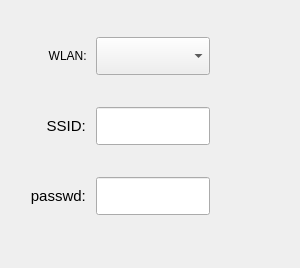
            <widget class="QWidget" name="page_5">
             <layout class="QGridLayout" name="gridLayout_6">
              <property name="leftMargin">
               <number>0</number>
              </property>
              <property name="topMargin">
               <number>0</number>
              </property>
              <property name="rightMargin">
               <number>0</number>
              </property>
              <property name="bottomMargin">
               <number>0</number>
              </property>
              <property name="spacing">
               <number>0</number>
              </property>
              <item row="0" column="0">
               <layout class="QVBoxLayout" name="verticalLayout_6" stretch="2,3,1,3,1,3,3">
                <property name="spacing">
                 <number>6</number>
                </property>
                <item>
                 <spacer name="verticalSpacer_3">
                  <property name="orientation">
                   <enum>Qt::Vertical</enum>
                  </property>
                  <property name="sizeHint" stdset="0">
                   <size>
                    <width>20</width>
                    <height>40</height>
                   </size>
                  </property>
                 </spacer>
                </item>
                <item>
                 <widget class="QWidget" name="widget_8" native="true">
                  <layout class="QHBoxLayout" name="horizontalLayout_13" stretch="1,3,5,4">
                   <property name="leftMargin">
                    <number>0</number>
                   </property>
                   <property name="topMargin">
                    <number>5</number>
                   </property>
                   <property name="rightMargin">
                    <number>0</number>
                   </property>
                   <property name="bottomMargin">
                    <number>5</number>
                   </property>
                   <item>
                    <spacer name="horizontalSpacer_23">
                     <property name="orientation">
                      <enum>Qt::Horizontal</enum>
                     </property>
                     <property name="sizeHint" stdset="0">
                      <size>
                       <width>34</width>
                       <height>20</height>
                      </size>
                     </property>
                    </spacer>
                   </item>
                   <item>
                    <widget class="QLabel" name="label_10">
                     <property name="text">
                      <string>WLAN: </string>
                     </property>
                     <property name="alignment">
                      <set>Qt::AlignRight|Qt::AlignTrailing|Qt::AlignVCenter</set>
                     </property>
                    </widget>
                   </item>
                   <item>
                    <widget class="QComboBox" name="comboBox">
                     <property name="sizePolicy">
                      <sizepolicy hsizetype="Minimum" vsizetype="Minimum">
                       <horstretch>0</horstretch>
                       <verstretch>0</verstretch>
                      </sizepolicy>
                     </property>
                     <property name="styleSheet">
                      <string notr="true"/>
                     </property>
                    </widget>
                   </item>
                   <item>
                    <spacer name="horizontalSpacer_24">
                     <property name="orientation">
                      <enum>Qt::Horizontal</enum>
                     </property>
                     <property name="sizeHint" stdset="0">
                      <size>
                       <width>146</width>
                       <height>20</height>
                      </size>
                     </property>
                    </spacer>
                   </item>
                  </layout>
                 </widget>
                </item>
                <item>
                 <spacer name="verticalSpacer_10">
                  <property name="orientation">
                   <enum>Qt::Vertical</enum>
                  </property>
                  <property name="sizeHint" stdset="0">
                   <size>
                    <width>20</width>
                    <height>40</height>
                   </size>
                  </property>
                 </spacer>
                </item>
                <item>
                 <widget class="QWidget" name="widget_7" native="true">
                  <layout class="QHBoxLayout" name="horizontalLayout_12" stretch="1,3,5,4">
                   <property name="leftMargin">
                    <number>0</number>
                   </property>
                   <property name="topMargin">
                    <number>5</number>
                   </property>
                   <property name="rightMargin">
                    <number>0</number>
                   </property>
                   <property name="bottomMargin">
                    <number>5</number>
                   </property>
                   <item>
                    <spacer name="horizontalSpacer_3">
                     <property name="orientation">
                      <enum>Qt::Horizontal</enum>
                     </property>
                     <property name="sizeHint" stdset="0">
                      <size>
                       <width>40</width>
                       <height>20</height>
                      </size>
                     </property>
                    </spacer>
                   </item>
                   <item>
                    <widget class="QLabel" name="HotspotName">
                     <property name="sizePolicy">
                      <sizepolicy hsizetype="Minimum" vsizetype="Minimum">
                       <horstretch>0</horstretch>
                       <verstretch>0</verstretch>
                      </sizepolicy>
                     </property>
                     <property name="minimumSize">
                      <size>
                       <width>0</width>
                       <height>0</height>
                      </size>
                     </property>
                     <property name="maximumSize">
                      <size>
                       <width>16777215</width>
                       <height>16777215</height>
                      </size>
                     </property>
                     <property name="font">
                      <font>
                       <pointsize>11</pointsize>
                      </font>
                     </property>
                     <property name="text">
                      <string>SSID: </string>
                     </property>
                     <property name="alignment">
                      <set>Qt::AlignRight|Qt::AlignTrailing|Qt::AlignVCenter</set>
                     </property>
                    </widget>
                   </item>
                   <item>
                    <widget class="QLineEdit" name="HtName">
                     <property name="sizePolicy">
                      <sizepolicy hsizetype="Minimum" vsizetype="Minimum">
                       <horstretch>0</horstretch>
                       <verstretch>0</verstretch>
                      </sizepolicy>
                     </property>
                     <property name="minimumSize">
                      <size>
                       <width>0</width>
                       <height>0</height>
                      </size>
                     </property>
                     <property name="maximumSize">
                      <size>
                       <width>16777215</width>
                       <height>16777215</height>
                      </size>
                     </property>
                     <property name="styleSheet">
                      <string notr="true"/>
                     </property>
                    </widget>
                   </item>
                   <item>
                    <spacer name="horizontalSpacer_4">
                     <property name="orientation">
                      <enum>Qt::Horizontal</enum>
                     </property>
                     <property name="sizeHint" stdset="0">
                      <size>
                       <width>40</width>
                       <height>20</height>
                      </size>
                     </property>
                    </spacer>
                   </item>
                  </layout>
                 </widget>
                </item>
                <item>
                 <spacer name="verticalSpacer">
                  <property name="orientation">
                   <enum>Qt::Vertical</enum>
                  </property>
                  <property name="sizeHint" stdset="0">
                   <size>
                    <width>20</width>
                    <height>40</height>
                   </size>
                  </property>
                 </spacer>
                </item>
                <item>
                 <widget class="QWidget" name="widget_6" native="true">
                  <property name="sizePolicy">
                   <sizepolicy hsizetype="Minimum" vsizetype="Minimum">
                    <horstretch>0</horstretch>
                    <verstretch>0</verstretch>
                   </sizepolicy>
                  </property>
                  <layout class="QHBoxLayout" name="horizontalLayout_11" stretch="1,3,5,4">
                   <property name="leftMargin">
                    <number>0</number>
                   </property>
                   <property name="topMargin">
                    <number>5</number>
                   </property>
                   <property name="rightMargin">
                    <number>0</number>
                   </property>
                   <property name="bottomMargin">
                    <number>5</number>
                   </property>
                   <item>
                    <spacer name="horizontalSpacer_5">
                     <property name="orientation">
                      <enum>Qt::Horizontal</enum>
                     </property>
                     <property name="sizeHint" stdset="0">
                      <size>
                       <width>40</width>
                       <height>20</height>
                      </size>
                     </property>
                    </spacer>
                   </item>
                   <item>
                    <widget class="QLabel" name="HotspotPasswd">
                     <property name="sizePolicy">
                      <sizepolicy hsizetype="Minimum" vsizetype="Minimum">
                       <horstretch>0</horstretch>
                       <verstretch>0</verstretch>
                      </sizepolicy>
                     </property>
                     <property name="minimumSize">
                      <size>
                       <width>0</width>
                       <height>0</height>
                      </size>
                     </property>
                     <property name="maximumSize">
                      <size>
                       <width>16777215</width>
                       <height>16777215</height>
                      </size>
                     </property>
                     <property name="font">
                      <font>
                       <pointsize>11</pointsize>
                      </font>
                     </property>
                     <property name="text">
                      <string>passwd: </string>
                     </property>
                     <property name="alignment">
                      <set>Qt::AlignRight|Qt::AlignTrailing|Qt::AlignVCenter</set>
                     </property>
                    </widget>
                   </item>
                   <item>
                    <widget class="QLineEdit" name="HtPasswd">
                     <property name="sizePolicy">
                      <sizepolicy hsizetype="Minimum" vsizetype="Minimum">
                       <horstretch>0</horstretch>
                       <verstretch>0</verstretch>
                      </sizepolicy>
                     </property>
                     <property name="minimumSize">
                      <size>
                       <width>0</width>
                       <height>0</height>
                      </size>
                     </property>
                     <property name="maximumSize">
                      <size>
                       <width>16777215</width>
                       <height>16777215</height>
                      </size>
                     </property>
                     <property name="cursor">
                      <cursorShape>IBeamCursor</cursorShape>
                     </property>
                    </widget>
                   </item>
                   <item>
                    <spacer name="horizontalSpacer_6">
                     <property name="orientation">
                      <enum>Qt::Horizontal</enum>
                     </property>
                     <property name="sizeHint" stdset="0">
                      <size>
                       <width>40</width>
                       <height>20</height>
                      </size>
                     </property>
                    </spacer>
                   </item>
                  </layout>
                 </widget>
                </item>
                <item>
                 <spacer name="verticalSpacer_2">
                  <property name="orientation">
                   <enum>Qt::Vertical</enum>
                  </property>
                  <property name="sizeHint" stdset="0">
                   <size>
                    <width>20</width>
                    <height>40</height>
                   </size>
                  </property>
                 </spacer>
                </item>
               </layout>
              </item>
             </layout>
            </widget>
